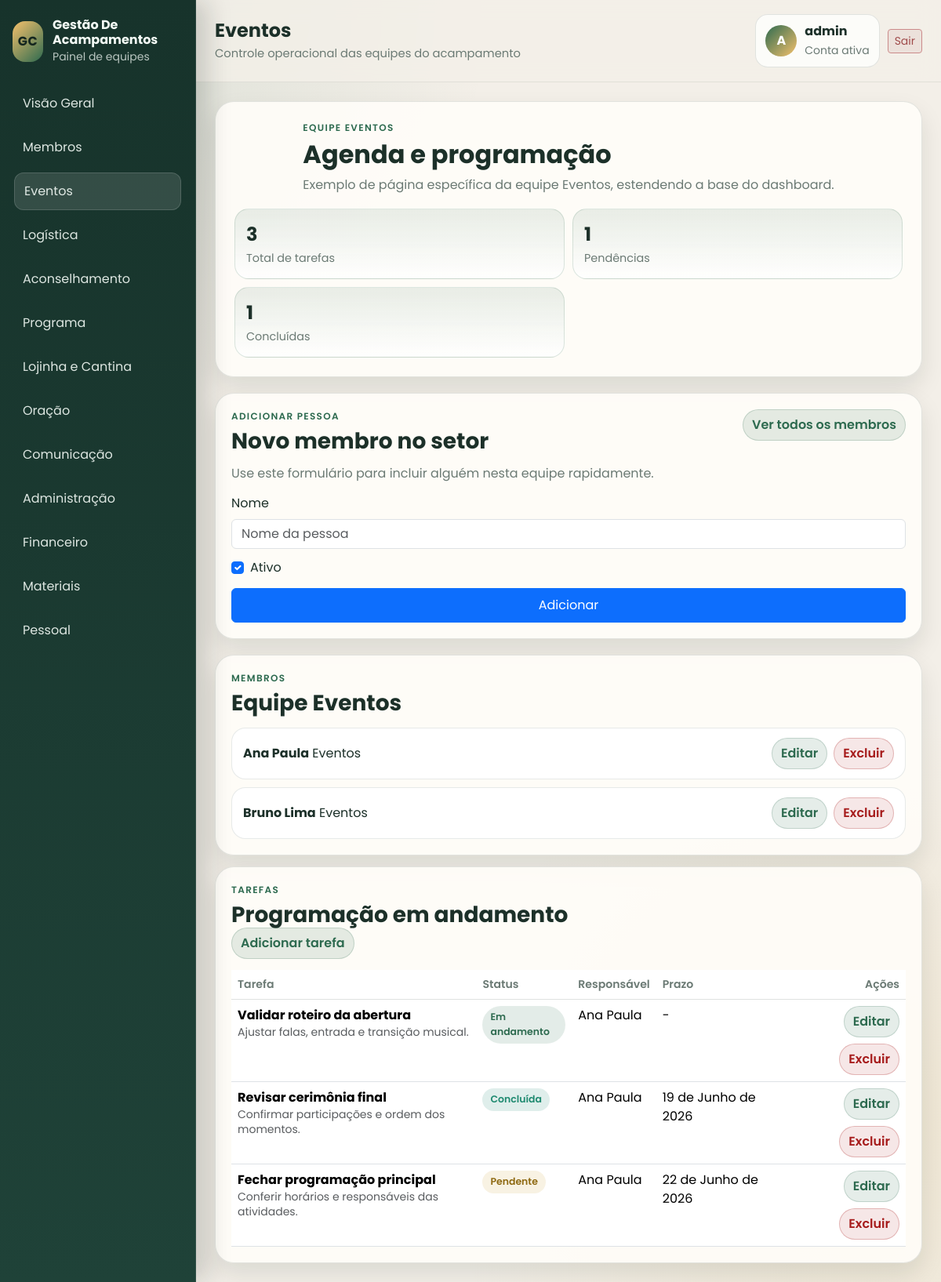
/dashboard/eventos/ (signed in), run on an earlier commit of the app's database.
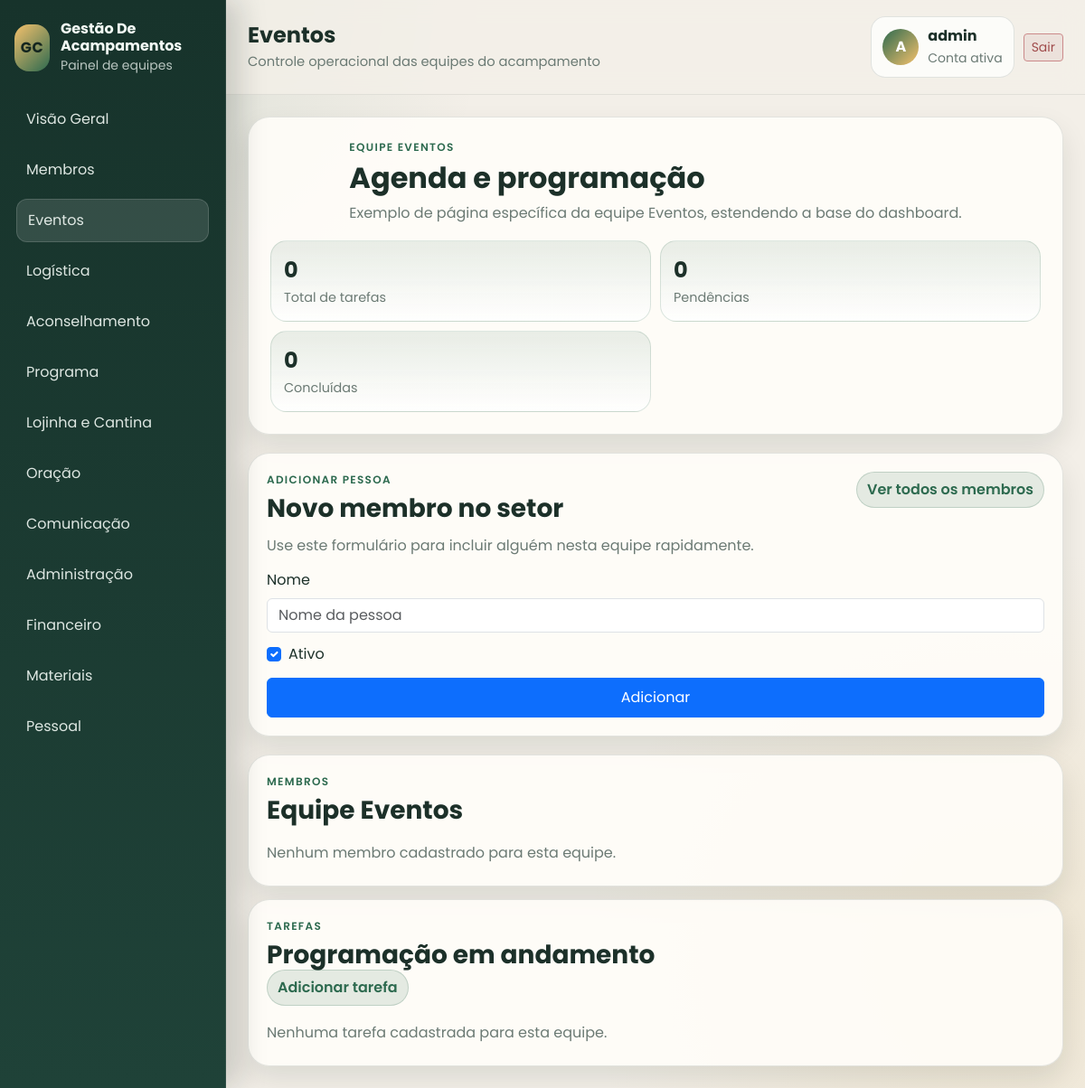
And on a later commit of the database.
### accounts/models.py (models this page shows, shortened)
class User(AbstractUser):
    class Role(models.TextChoices):
        CHEFIA_LOGISTICA = 'chefia_logistica', 'ChefiaLogistica'
        CHEFIA_EVENTOS = 'chefia_eventos', 'ChefiaEventos'
        CHEFIA_ORACAO = 'chefia_oracao', 'ChefiaOração'
        CHEFIA_PROGRAMA = 'chefia_programa', 'ChefiaPrograma'
        CHEFIA_ACONSELHAMENTO = 'chefia_aconselhamento', 'ChefiaAconselhamento'
        CHEFIA_COMUNICACAO = 'chefia_comunicacao', 'ChefiaComunicação'
        CHEFIA_LOJINHA_CANTINA = 'chefia_lojinha_cantina', 'ChefiaLojinha&Cantina'
        ADMINISTRACAO = 'administracao', 'Administração'
        CHEFE_PESSOAL = 'chefe_pessoal', 'ChefeDePessoal'
        CHEFE_MATERIAIS = 'chefe_materiais', 'ChefeDeMateriais'
        CHEFE_EQUIPE = 'chefe_equipe', 'ChefeDaEquipe'
        TRIPE = 'tripe', 'TRIPÉ'
        NOBREAK = 'nobreak', 'NoBreak'
    role = models.CharField(max_length=30, choices=Role.choices, default=Role.CHEFE_EQUIPE)
    must_change_password = models.BooleanField(default=False, help_text='Força a troca da senha no primeiro acesso.')

### dashboard/models.py (models this page shows, shortened)
class Membro(models.Model):
    nome = models.CharField(max_length=120)
    equipe = models.CharField(max_length=30, choices=EquipeChoices.choices)
    ativo = models.BooleanField(default=True)
    criado_em = models.DateTimeField(auto_now_add=True)
    class Meta:
        ordering = ['nome']
        verbose_name = 'Membro'
        verbose_name_plural = 'Membros'

class Tarefa(models.Model):
    titulo = models.CharField(max_length=150)
    descricao = models.TextField(blank=True)
    equipe = models.CharField(max_length=30, choices=EquipeChoices.choices)
    responsavel = models.ForeignKey(Membro, on_delete=models.SET_NULL, null=True, blank=True, related_name='tarefas')
    status = models.CharField(max_length=20, choices=StatusTarefaChoices.choices, default=StatusTarefaChoices.PENDENTE)
    prazo = models.DateField(null=True, blank=True)
    valor_estimado = models.DecimalField(max_digits=10, decimal_places=2, default=0)
    criado_em = models.DateTimeField(auto_now_add=True)
    atualizado_em = models.DateTimeField(auto_now=True)
    class Meta:
        ordering = ['status', 'prazo', '-criado_em']
        verbose_name = 'Tarefa'
        verbose_name_plural = 'Tarefas'

### dashboard/views.py (the view, shortened to what this page needs)
# urls.py: path('eventos/', views.team_page, {'team_slug': 'eventos'}, name='eventos'),
@login_required
def team_page(request, team_slug):
    if team_slug not in TEAM_META:
        team_slug = 'eventos'
    if not _can_access_team(request.user, team_slug):
        return _deny_access(team_slug)
    meta = TEAM_META[team_slug]
    tarefas = Tarefa.objects.filter(equipe=team_slug).select_related('responsavel')
    membros = Membro.objects.filter(equipe=team_slug, ativo=True)
    member_form = MembroQuickForm(initial={'ativo': True})
    template_name = 'dashboard/eventos.html' if team_slug == 'eventos' else 'dashboard/team_page.html'
    return render(request, template_name, {
        'page_title': meta['title'],
        'active_page': team_slug,
        'team_slug': team_slug,
        'team_title': meta['title'],
        'team_subtitle': meta['subtitle'],
        'members': membros,
        'can_view_members_index': _can_view_members_index(request.user),
        'can_manage_membership': _can_manage_membership(request.user),
        'member_form': member_form,
        'member_create_url': reverse('team_member_create', kwargs={'team_slug': team_slug}),
        'member_delete_url_name': 'membro_delete',
        'members_index_url': reverse('membros'),
        'task_create_url': reverse('task_create', kwargs={'team_slug': team_slug}),
        'task_update_url_name': 'task_update',
        'task_delete_url_name': 'task_delete',
        'tasks': tarefas,
        'task_total': tarefas.count(),
        'task_pending': tarefas.filter(status=StatusTarefaChoices.PENDENTE).count(),
        'task_done': tarefas.filter(status=StatusTarefaChoices.CONCLUIDA).count(),
    })

### dashboard/forms.py
class MembroQuickForm(forms.ModelForm):
    class Meta:
        model = Membro
        fields = ('nome', 'ativo')
        labels = {
            'nome': 'Nome',
            'ativo': 'Ativo',
        }
        widgets = {
            'nome': forms.TextInput(attrs={'class': 'form-control', 'placeholder': 'Nome da pessoa'}),
            'ativo': forms.CheckboxInput(attrs={'class': 'form-check-input'}),
        }

### dashboard/context_processors.py (called while the page is built)
def sidebar_context(request):
    allowed_teams = _allowed_teams_for_user(request.user)
    sidebar_team_links = [
        {
            'slug': slug,
            'title': TEAM_META[slug]['title'],
            'url_name': slug,
        }
        for slug in TEAM_ORDER
        if slug in allowed_teams
    ]
    return {
        'sidebar_team_links': sidebar_team_links,
        'can_view_members_index': _can_view_members_index(request.user),
        'can_view_preparo': _can_access_preparo(request.user),
        'can_view_commerce': _commercial_allowed(request.user),
    }

### dashboard/views.py (called while the page is built)
def _commercial_allowed(user):
    if not user.is_authenticated:
        return False
    if user.is_superuser:
        return True
    return user.role in {User.Role.ADMINISTRACAO, User.Role.NOBREAK, User.Role.CHEFIA_LOJINHA_CANTINA}

def _allowed_teams_for_user(user):
    if not user.is_authenticated:
        return set()
    if user.is_superuser:
        return set(ALL_TEAMS)
    return set(ROLE_TEAM_ACCESS.get(user.role, set()))

def _can_access_team(user, team_slug):
    return team_slug in _allowed_teams_for_user(user)

def _can_manage_membership(user):
    if not user.is_authenticated:
        return False
    if user.is_superuser:
        return True
    return user.role in {User.Role.TRIPE, User.Role.NOBREAK}

def _can_view_members_index(user):
    return _can_manage_membership(user)

def _can_access_preparo(user):
    if not getattr(settings, 'FEATURE_PREPARO_ENABLED', False):
        return False
    if not user.is_authenticated:
        return False
    return user.role == User.Role.NOBREAK

### dashboard/templates/dashboard/eventos.html (shortened to what this page needs)
{% extends 'dashboard/base.html' %}
{% block content %}
<section class="hero-card hero-card--compact">
    <div>
        <p class="eyebrow">Equipe Eventos</p>
        <h2>Agenda e programação</h2>
        <p class="hero-card__text">Exemplo de página específica da equipe Eventos, estendendo a base do dashboard.</p>
    </div>
    <div class="hero-card__stats">
        <div>
            <strong>{{ task_total }}</strong>
            <span>Total de tarefas</span>
        </div>
        <div>
            <strong>{{ task_pending }}</strong>
            <span>Pendências</span>
        </div>
        <div>
            <strong>{{ task_done }}</strong>
            <span>Concluídas</span>
        </div>
    </div>
</section>
{% if can_manage_membership %}
    <section class="panel-card panel-card--spaced member-quick-card">
        <div class="panel-card__header panel-card__header--split">
            <div>
                <p class="eyebrow">Adicionar pessoa</p>
                <h3>Novo membro no setor</h3>
                <p class="panel-card__note">Use este formulário para incluir alguém nesta equipe rapidamente.</p>
            </div>
            {% if can_view_members_index %}
                <a class="summary-card__link" href="{{ members_index_url }}">Ver todos os membros</a>
            {% endif %}
        </div>
        <form method="post" action="{{ member_create_url }}" class="member-quick-form">
            <div class="member-quick-form__grid">
                <div class="member-quick-form__field">
                    <label class="form-label" for="{{ member_form.nome.id_for_label }}">{{ member_form.nome.label }}</label>
                    {{ member_form.nome }}
                </div>
                <div class="member-quick-form__field member-quick-form__check">
                    <div class="form-check">
                        {{ member_form.ativo }}
                        <label class="form-check-label" for="{{ member_form.ativo.id_for_label }}">{{ member_form.ativo.label }}</label>
                    </div>
                </div>
                <div class="member-quick-form__action">
                    <button type="submit" class="btn btn-primary">Adicionar</button>
                </div>
            </div>
        </form>
    </section>
{% endif %}
<section class="dashboard-grid dashboard-grid--teams">
    <article class="panel-card">
        <div class="panel-card__header">
            <div>
                <p class="eyebrow">Membros</p>
                <h3>Equipe Eventos</h3>
            </div>
        </div>
        {% if members %}
            <ul class="member-list">
                {% for member in members %}
                    <li>
                        <div>
                            <strong>{{ member.nome }}</strong>
                            <span>{{ member.get_equipe_display }}</span>
                        </div>
                        {% if can_manage_membership %}
                            <div class="member-list__actions">
                                <a class="summary-card__link" href="{% url 'membro_update' member.pk %}">Editar</a>
                                <form method="post" action="{% url member_delete_url_name member.pk %}" class="m-0">
                                    <button type="submit" class="member-delete-link">Excluir</button>
                                </form>
                            </div>
                        {% endif %}
                    </li>
                {% endfor %}
            </ul>
        {% else %}
            <p class="empty-state">Nenhum membro cadastrado para esta equipe.</p>
        {% endif %}
    </article>
    <article class="panel-card">
        <div class="panel-card__header">
            <div>
                <p class="eyebrow">Tarefas</p>
                <h3>Programação em andamento</h3>
            </div>
            <a class="summary-card__link" href="{{ task_create_url }}">Adicionar tarefa</a>
        </div>
        {% if tasks %}
            <div class="table-responsive">
                <table class="table team-table align-middle mb-0">
                    <thead>
                        <tr>
                            <th>Tarefa</th>
                            <th>Status</th>
                            <th>Responsável</th>
                            <th>Prazo</th>
                            <th class="text-end">Ações</th>
                        </tr>
                    </thead>
                    <tbody>
                        {% for task in tasks %}
                            <tr>
                                <td>
                                    <strong>{{ task.titulo }}</strong>
                                    {% if task.descricao %}
                                        <div class="small text-muted">{{ task.descricao }}</div>
                                    {% endif %}
                                </td>
                                <td><span class="status-pill status-pill--{{ task.status }}">{{ task.get_status_display }}</span></td>
                                <td>{{ task.responsavel.nome|default:'Sem responsável' }}</td>
                                <td>{{ task.prazo|default:'-' }}</td>
                                <td>
                                    <div class="task-actions">
                                        <a class="summary-card__link" href="{% url task_update_url_name task.pk %}">Editar</a>
                                        <a class="member-delete-link" href="{% url task_delete_url_name task.pk %}">Excluir</a>
                                    </div>
                                </td>
                            </tr>
                        {% endfor %}
                    </tbody>
                </table>
            </div>
        {% else %}
            <p class="empty-state">Nenhuma tarefa cadastrada para esta equipe.</p>
        {% endif %}
    </article>
</section>
{% endblock %}

### dashboard/templates/dashboard/base.html (shortened to what this page needs)
{% load static %}
<!DOCTYPE html>
<html lang="pt-br">
<head>
    <link href="https://cdn.jsdelivr.net/npm/bootstrap@5.3.3/dist/css/bootstrap.min.css" rel="stylesheet">
    <link rel="stylesheet" href="{% static 'dashboard/css/styles.css' %}">
</head>
<body data-active-page="{{ active_page|default:'dashboard' }}">
    <div class="app-shell">
        <aside class="sidebar" id="sidebar">
            <div class="sidebar__brand">
                <span class="sidebar__brand-mark">GC</span>
                <div>
                    <strong>Gestão De Acampamentos</strong>
                    <small>Painel de equipes</small>
                </div>
            </div>
            <nav class="sidebar__nav" aria-label="Navegação principal">
                <a class="sidebar__link" href="{% url 'dashboard' %}">Visão Geral</a>
                {% if can_view_members_index %}
                    <a class="sidebar__link" href="{% url 'membros' %}">Membros</a>
                {% endif %}
                {% for link in sidebar_team_links %}
                    <a class="sidebar__link" href="{% url link.url_name %}">{{ link.title }}</a>
                {% endfor %}
            </nav>
        </aside>
        <div class="app-main">
            <header class="topbar">
                <div class="topbar__heading">
                    <h1 class="topbar__title">{{ page_title|default:'Visão Geral' }}</h1>
                    <p class="topbar__subtitle">Controle operacional das equipes do acampamento</p>
                </div>
                <div class="topbar__actions">
                    {% if user.is_authenticated %}
                        <div class="topbar__user">
                            <div class="topbar__user-badge">
                                {{ user.username|slice:':1'|upper }}
                            </div>
                            <div>
                                <strong>{{ user.get_username }}</strong>
                                <small>Conta ativa</small>
                            </div>
                        </div>
                        <form method="post" action="{% url 'logout' %}" class="m-0">
                            <button type="submit" class="btn btn-outline-light btn-sm btn-logout">Sair</button>
                        </form>
                    {% endif %}
                </div>
            </header>
            <main class="content">
                {% block content %}{% endblock %}
            </main>
        </div>
    </div>
</body>
</html>

What changed in the data, as far as the page shows it:
removed Membro: nome "Ana Paula", equipe "Eventos"
removed Membro: nome "Bruno Lima", equipe "Eventos"
removed Tarefa: titulo "Validar roteiro da abertura", descricao "Ajustar falas, entrada e transição musical.", status "Em andamento", responsavel.nome "Ana Paula", prazo "-"
removed Tarefa: titulo "Revisar cerimônia final", descricao "Confirmar participações e ordem dos momentos.", status "Concluída", responsavel.nome "Ana Paula", prazo "19 de Junho de 2026"
removed Tarefa: titulo "Fechar programação principal", descricao "Conferir horários e responsáveis das atividades.", status "Pendente", responsavel.nome "Ana Paula", prazo "22 de Junho de 2026"
Also different on the page:
{{ task_total }}: "3" → "0"
{{ task_pending }}: "1" → "0"
{{ task_done }}: "1" → "0"
text no longer shown: "Tarefa Status Responsável Prazo Ações"
text now shown: "Nenhum membro cadastrado para esta equipe. Nenhuma tarefa cadastrada para esta equipe."
